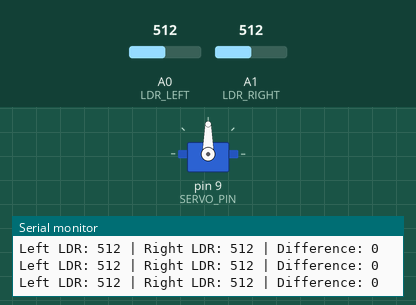
Bench run of a sketch on a simulated Arduino Uno, built with avr-gcc and run on an emulated ATmega328P. On the bench: servo, the last lines printed to the serial monitor. Inputs (shaded band) come from the test bench; at power-on: A0 (LDR_LEFT) = 512, A1 (LDR_RIGHT) = 512.

Above: at 2.2 s.
2.3 s: A0 (LDR_LEFT) set to 534
5.3 s: A0 (LDR_LEFT) set to 565
At 5.91 s:
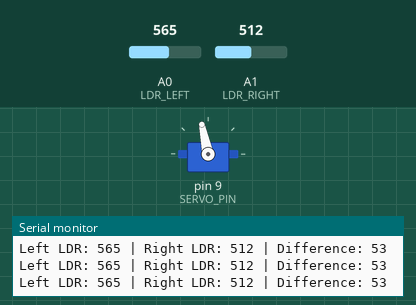
8.3 s: A1 (LDR_RIGHT) set to 541
At 8.3 s:
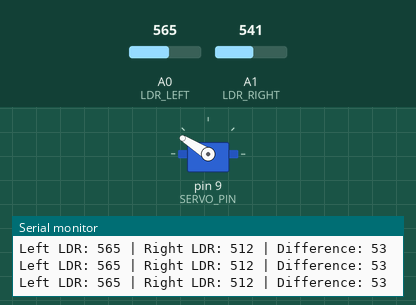
11.3 s: A1 (LDR_RIGHT) set to 306
At 12.9 s:
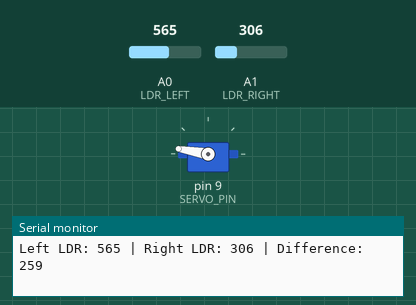
14.3 s: A1 (LDR_RIGHT) set to 593
17.3 s: A1 (LDR_RIGHT) set to 617
At 19.05 s:
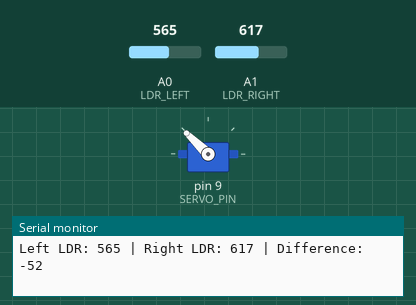
Timing chart, 0 to 23.5 s (numbered marks = the images above; inputs shaded):
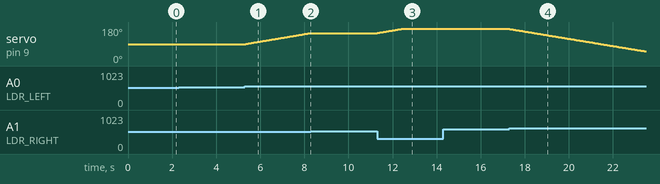

The sketch:

Solar_Tracker.ino
```cpp
#include <Servo.h>

// LDR sensors
const int LDR_LEFT  = A0;
const int LDR_RIGHT = A1;

// Servo motor
const int SERVO_PIN = 9;

Servo trackerServo;

int servoAngle = 90;       // Initial panel position
const int MIN_ANGLE = 10;
const int MAX_ANGLE = 170;

const int TOLERANCE = 40;  // Difference required to move
const int STEP_SIZE = 1;   // Servo movement step

void setup() {

  Serial.begin(9600);

  trackerServo.attach(SERVO_PIN);

  // Start from the center position
  trackerServo.write(servoAngle);

  delay(1000);

  Serial.println("Solar Tracker Started");
}


void loop() {

  // Read LDR values
  int leftValue  = analogRead(LDR_LEFT);
  int rightValue = analogRead(LDR_RIGHT);

  // Calculate difference
  int difference = leftValue - rightValue;

  // Display sensor values
  Serial.print("Left LDR: ");
  Serial.print(leftValue);

  Serial.print(" | Right LDR: ");
  Serial.print(rightValue);

  Serial.print(" | Difference: ");
  Serial.println(difference);


  // Light is stronger on the left
  if (difference > TOLERANCE) {

    servoAngle += STEP_SIZE;

  }

  // Light is stronger on the right
  else if (difference < -TOLERANCE) {

    servoAngle -= STEP_SIZE;

  }

  // Keep servo within safe limits
  servoAngle = constrain(
    servoAngle,
    MIN_ANGLE,
    MAX_ANGLE
  );

  // Move solar panel
  trackerServo.write(servoAngle);

  // Small delay for stable movement
  delay(50);
}
```

Measured:
- the behaviour switches between 552 and 553 on A0 (LDR_LEFT) (found by bisection; images 0 and 1)
- the behaviour switches between 524 and 525 on A1 (LDR_RIGHT) (found by bisection; images 1 and 2)
- the behaviour switches between 605 and 606 on A1 (LDR_RIGHT) (found by bisection; images 3 and 4)
- after the input at 5.3 s, servo on pin 9 (SERVO_PIN): moves from 90° to 148° over 2.9 s, starting at once
- after the input at 8.3 s, servo on pin 9 (SERVO_PIN): stays 148° (without the input it goes to 149° after 0.00 s)
- after the input at 11.3 s, servo on pin 9 (SERVO_PIN): moves from 148° to 170° over 1.1 s, starting at once
- after the input at 17.3 s, servo on pin 9 (SERVO_PIN): moves from 170° to 51° over 6.1 s, starting at once
